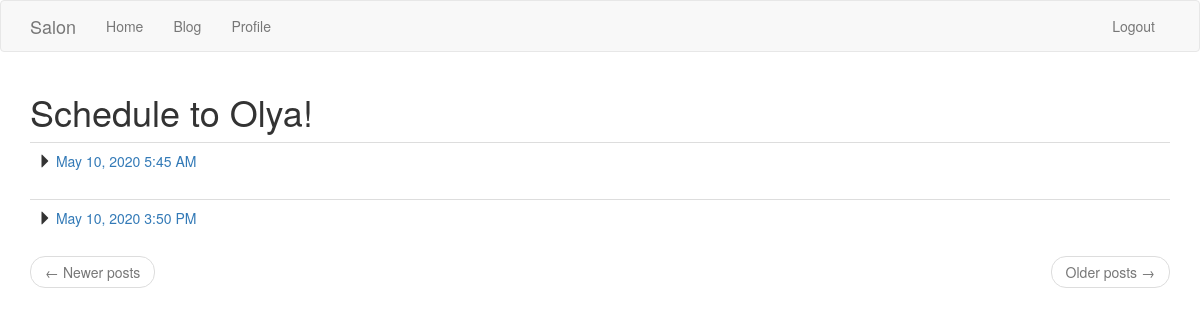
The page /to_schedule/2 (signed in) on the database its author committed.
### app/models.py (models this page shows, shortened)
class Master(db.Model):
    id = db.Column(db.Integer, primary_key=True)
    master = db.Column(db.String(64))
    secret_key =  db.Column(db.String(64))
    user_id = db.Column(db.Integer)
    specialization = db.Column(db.String(64))
    variants = db.relationship('Shedule', backref='master', lazy='dynamic')

class Shedule(db.Model):
    id = db.Column(db.Integer, primary_key=True)
    master_id = db.Column(db.Integer, db.ForeignKey('master.id'))
    date_time = db.Column(db.DateTime, index=True)
    choosen = db.Column(db.Boolean)
    choosen_id = db.Column(db.Integer, db.ForeignKey('user.id'))
    def cleaning(self):
        if self.date_time < datetime.utcnow():
            db.session.delete(self)
            db.session.commit()

### app/routes.py (the view)
@app.route('/to_schedule/<master_id>', methods = ['GET', 'POST'])
@login_required
def to_schedule(master_id):
    master = Master.query.filter_by(id = master_id).first_or_404()
    page = request.args.get('page', 1, type = int)
    for v in Shedule.query.all():
        v.cleaning()
    variants = master.variants.filter_by(choosen = False).order_by(
        Shedule.date_time.asc()).paginate(page, app.config['POSTS_PER_PAGE'], False)
    next_url = (url_for('schedule', master_id = master_id, page = variants.next_num)
                if variants.has_next else None)
    prev_url = (url_for('schedule', master_id = master_id, page = variants.prev_num)
                if variants.has_prev else None)
    return render_template('schedule.html', username = master.master,
                           variants = variants.items, next_url = next_url,
                           prev_url = prev_url, title = _('To schedule'))

### app/models.py (called while the page is built)
@login.user_loader
def load_user(id):
    return User.query.get(int(id))

### app/routes.py (called while the page is built)
@app.before_request
def before_request():
    if current_user.is_authenticated:
        current_user.last_seen = datetime.utcnow()
        db.session.commit()
    g.locale = str(get_locale())

### app/templates/schedule.html
{% extends "base.html" %}
{% import 'bootstrap/wtf.html' as wtf %}
{% block app_content %}
	<h1>{{ _('Schedule to %(username)s!', username=username) }}</h1>
    {% for variant in variants %}
        {% include '_variant.html' %}
    {% endfor %}
    <nav aria-label="...">
        <ul class="pager">
            <li class="previous{% if not prev_url %} disabled{% endif %}">
                <a href="{{ prev_url or '#' }}">
                    <span aria-hidden="true">&larr;</span> {{ _('Newer posts') }}
                </a>
            </li>
            <li class="next{% if not next_url %} disabled{% endif %}">
                <a href="{{ next_url or '#' }}">
                    {{ _('Older posts') }} <span aria-hidden="true">&rarr;</span>
                </a>
            </li>
        </ul>
    </nav>
{% endblock %}

### app/templates/_variant.html
<table class="table table-hover">
    <tr>
        <td>
			<span class="glyphicon glyphicon-triangle-right" aria-hidden="true"></span>
			<a href="{{ url_for('choose', variant = variant.master_id|string +'.'+ variant.date_time|string) }}">
				{{ moment(variant.date_time).format('LLL') }}
			</a>
            <br>
        </td>
		<td>
		</td>
    </tr>
</table>

### rows shown on the page
Shedule: date_time "May 10, 2020 5:45 AM"
Shedule: date_time "May 10, 2020 3:50 PM"
